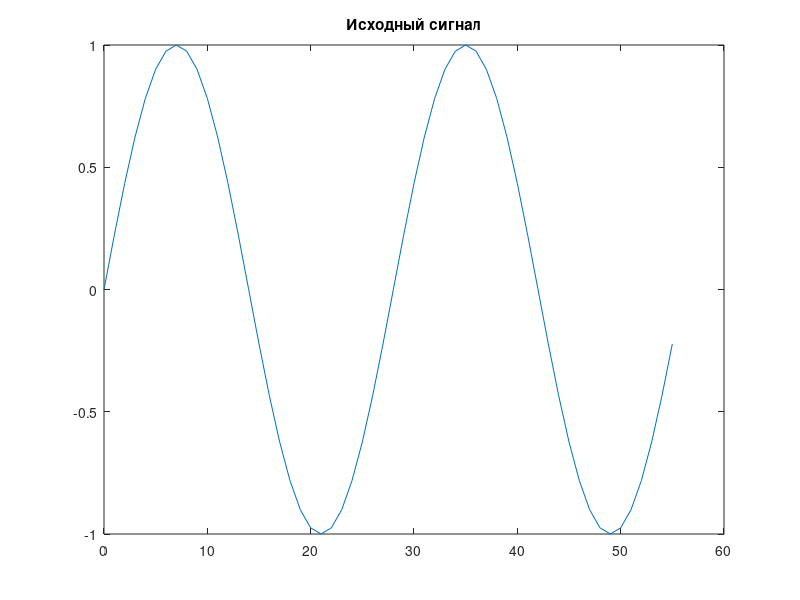

Write MATLAB code to recreate this figure. (Note: this script raises an error after producing the figure.)
clear;

global aa;
global mm;


aa = 0;
mm = 0;
N1 = 8;
N2 = 7;
N  = N1 * N2;
Y  = zeros(N1, N2);


n = 0:N - 1;
X = sin(2 * pi * 2 / 56 * n);


% Исходный сигнал
figure(1);
plot(n,X);
title('Исходный сигнал');

% 1) Отображение входной последовательности в 2-мерную таблицу;
for i = 1 : N1
    for j = 1 : N2
        Y(i, j) = X((i - 1) * N2 + j);
    end
end

% Для каждого столбца

for j = 1 : N2
     x = Y(: , j);
     disp(x);
     xx = fft8(x);
     Y(: , j) = xx;
end



% 3) Поэлементное умножение всех элементов таблицы
for i = 1 : N1
     for j = 1 : N2
        Y(i, j) = Y(i, j) * exp(-1i * 2 * pi * (i - 1) * (j - 1) / N);
        mm = mm + 1;
     end
end

% Для каждой строки

for i= 1 : N1
    Y(i, :) = opred(Y(i, :), N2);
end

% 
% 5) Отображение 2-мерной таблицы в выходную последовательность
Z = zeros(1, N);
for i = 1 : N2
     for j = 1 : N1
        Z((i - 1) * N1 + j) = Y(j, i);
     end
end


figure(2);
plot(0:55,abs(Z));
title('программная реализация БПФ');
figure(3);
plot(0:55, abs(fft(X)));
title('БПФ matlab');

disp('M =');
disp(mm);
disp('A =');
disp(aa);

figure(4);
Y1 = idt(Z);
Y = real(Y1);
plot(n, X, n,Y);
title('Обратное преобразование');


